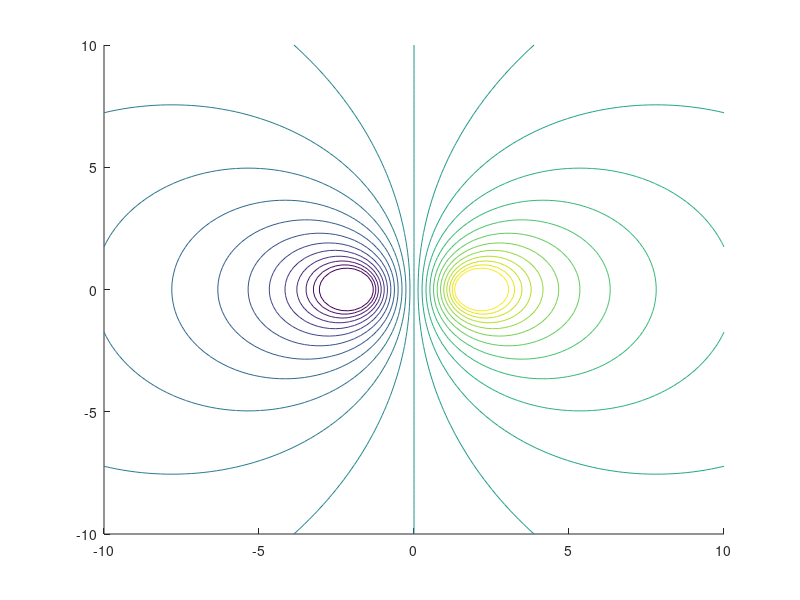

The MATLAB script that drew this image: (Note: this script raises an error after producing the figure.)
clear all, close all

%-- PARAMETERS ----------------------------------------------------
%general
    a=2;
    m=20;
% for domain
    dim = 100;
    dom = [-10,10];
    lessdim = 21;
%-- PARAMETERS ----------------------------------------------------


%-- SETTING DOMAIN -------------------------------------------------
% general cartesian grid
    xgrid = linspace(dom(1),dom(2),dim)';
    ygrid = linspace(dom(1),dom(2),dim)';
    [xgrid,ygrid] = meshgrid(xgrid,ygrid);
% coarser cartesian grid for velocity
    xcoarse = linspace(dom(1),dom(2),lessdim)';
    ycoarse = linspace(dom(1),dom(2),lessdim)';
    [xcoarse,ycoarse] = meshgrid(xcoarse,ycoarse);
%-- SETTING DOMAIN -------------------------------------------------



%-- STREAMLINES AND EQUIPOTENTIAL LINES ----------------------------
% functions
    phi = zeros(dim,dim);
    psi = zeros(dim,dim);
    for i=1:dim
        for j=1:dim
            %phi
            if ( (xgrid(i,j)+a)^2 + ygrid(i,j)^2 >  0  && (xgrid(i,j)-a)^2 + ygrid(i,j)^2  > 0 )
                 phi(i,j) = m/(2*pi) * log( sqrt( (xgrid(i,j)+a)^2+ygrid(i,j)^2 )/sqrt( (xgrid(i,j)-a)^2+ygrid(i,j)^2 ) );
            elseif ( (xgrid(i,j)+a)^2 + ygrid(i,j)^2 ==  0  )
                phi(i,j) = -m*1.0e14;
            else
                phi(i,j) = m*1.0e14;
            end 
            %psi
            if ((xgrid(i,j) ~= -a) && (xgrid(i,j) ~= a))
                    psi(i,j) = m/(2*pi) * ( atan2( ygrid(i,j),(xgrid(i,j)+a) ) - atan2( ygrid(i,j),(xgrid(i,j)-a) ) );
            elseif (xgrid(i,j) == -a)
                    if (ygrid(i,j)>0)
                        psi(i,j) = m/(2*pi) * ( +pi/2 - atan2( ygrid(i,j),(xgrid(i,j)-a) )  );
                    elseif(ygrid(i)<0)
                        psi(i,j) = m/(2*pi) * ( -pi/2 - atan2( ygrid(i,j),(xgrid(i,j)-a) )  );
                    else
                        psi(i,j) = m/(2*pi) * (       - atan2( ygrid(i,j),(xgrid(i,j)-a) )  );
                    end
            elseif (xgrid(i,j) == a)
                    if (ygrid(i,j)>0)
                        psi(i,j) = m/(2*pi) * ( atan2( ygrid(i,j),(xgrid(i,j)+a) ) - pi/2 );
                    elseif (ygrid(i,j)<0)
                        psi(i,j) = m/(2*pi) * ( atan2( ygrid(i,j),(xgrid(i,j)+a) ) + pi/2 );
                    else
                        psi(i,j) = m/(2*pi) * ( atan2( ygrid(i,j),(xgrid(i,j)+a) )        );
                    end    
            end
        end
    end
% const values for contour
    maxphi = 5;  
    minphi = -5; 
    phivec = linspace(minphi,maxphi,25)';
% plot
    figure(1)
    hold on
    contour(xgrid,ygrid,phi,phivec,'color',[0.0000 0.4470 0.7410],'LineWidth',1); %blue
    contour(xgrid,ygrid,psi,35,'color',[0.4660 0.6740 0.1880],'LineWidth',1); %green
    legend('Equipot. lines','Streamlines');
    axis equal;
    xlabel('x');
    ylabel('y');
    xlim(dom);
    ylim(dom);
    %title('Streamlines and Equipotential lines');
    hold off
%-- STREAMLINES AND EQUIPOTENTIAL LINES ----------------------------



%-- VELOCITY COMPONENTS --------------------------------------------
% functions
    ucomp = m/(2*pi) * ( (xcoarse+a)./( (xcoarse+a).^2+ycoarse.^2 ) - (xcoarse-a)./( (xcoarse-a).^2+ycoarse.^2 ) );
    vcomp = m/(2*pi) * (    ycoarse ./( (xcoarse+a).^2+ycoarse.^2 ) -    ycoarse ./( (xcoarse-a).^2+ycoarse.^2 ) );
% plot
    figure(2)
    hold on 
    quiver(xcoarse,ycoarse,ucomp,vcomp,'color',[0.4940 0.1840 0.5560],'LineWidth',1); %violet
    legend('Velocity Field');
    axis equal;
    xlabel('x');
    ylabel('y');
    xlim(dom);
    ylim(dom);
    %title('Velocity Field');
    hold off
%-- VELOCITY COMPONENTS --------------------------------------------

